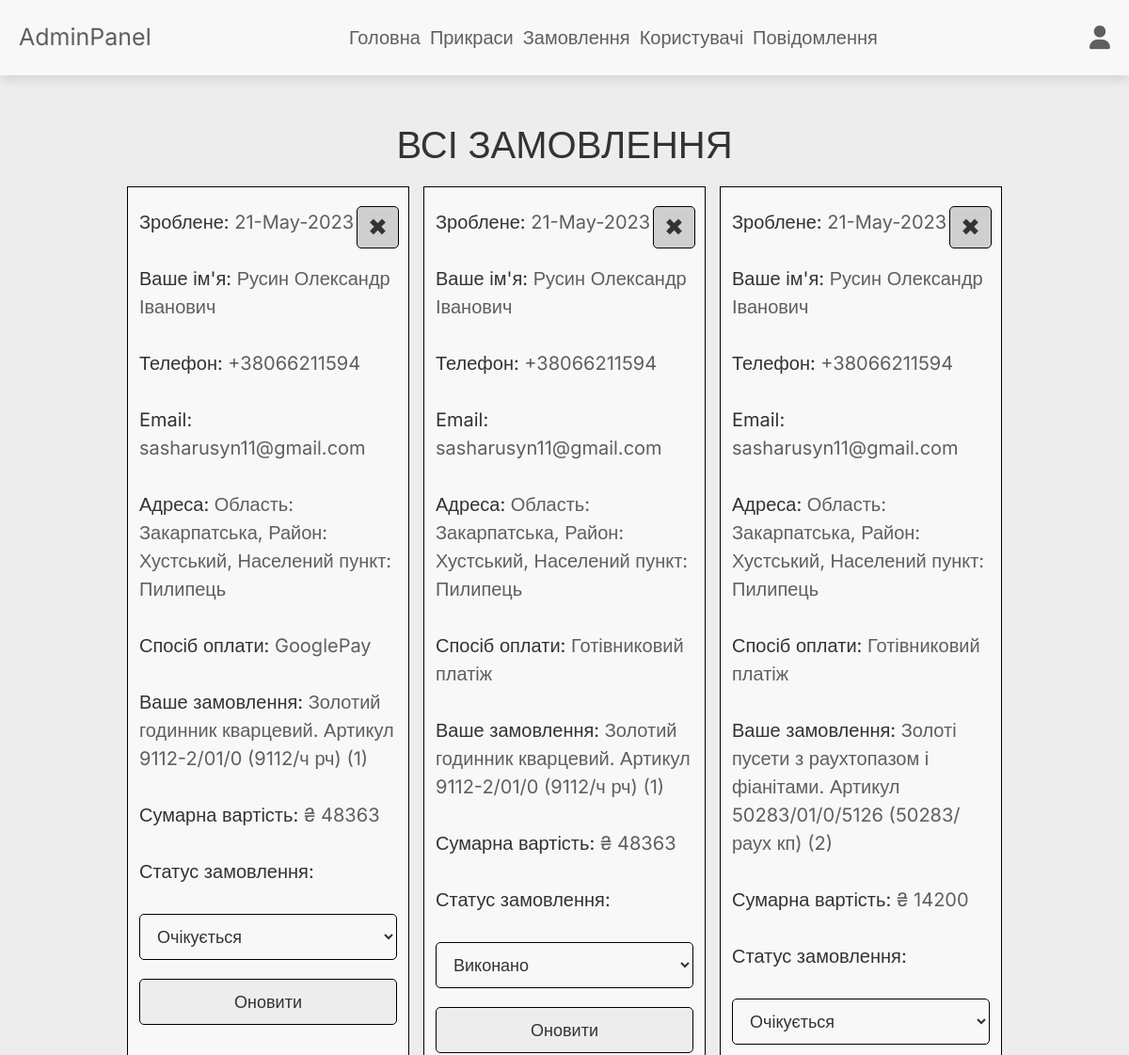
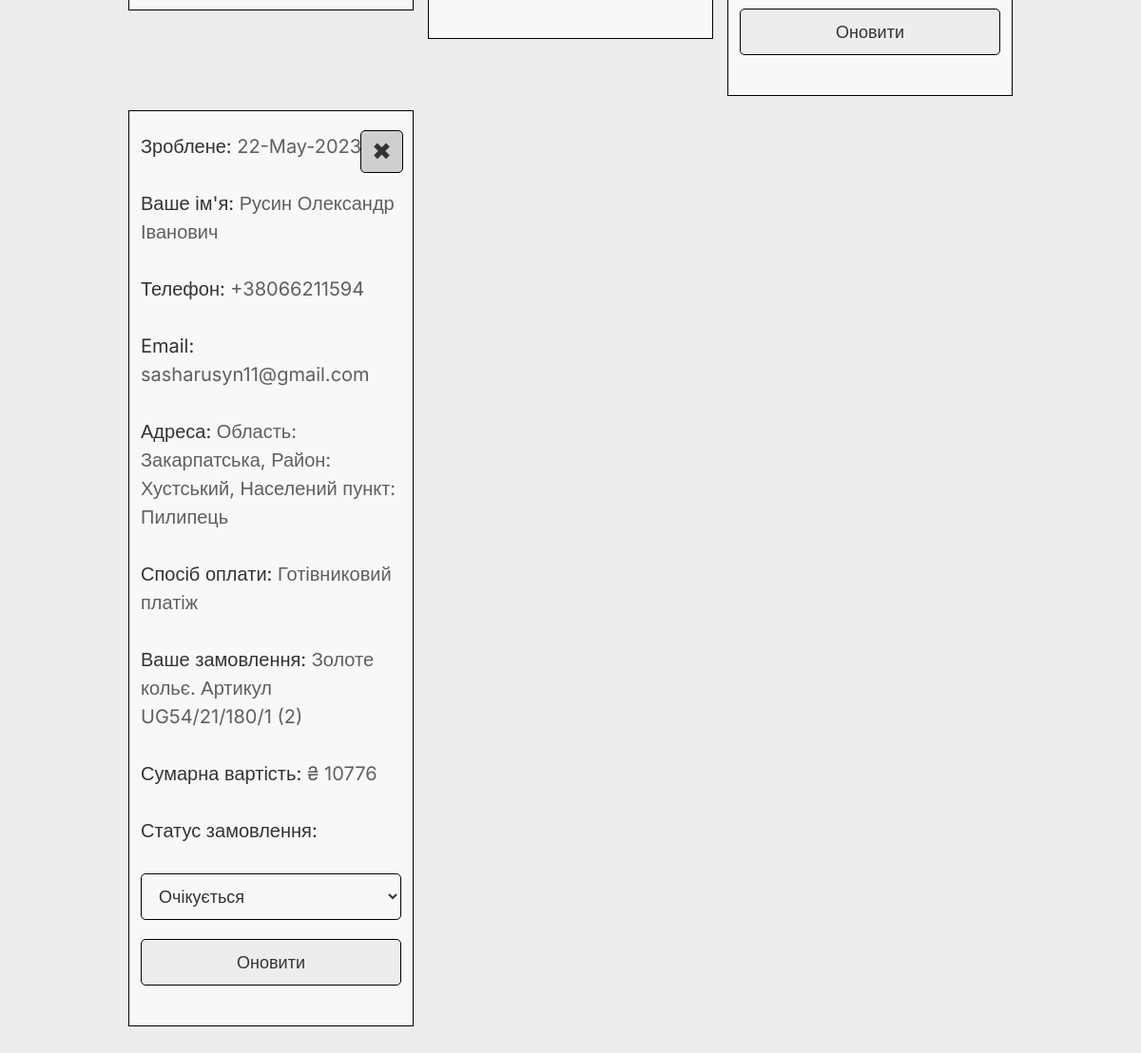
The page /admin_orders.php (signed in) on the database its author committed (2 pictures, top to bottom).
### tables this page shows
CREATE TABLE `orders` (
  `id` int(100) NOT NULL,
  `user_id` int(100) NOT NULL,
  `name` varchar(100) NOT NULL,
  `number` varchar(12) NOT NULL,
  `email` varchar(100) NOT NULL,
  `method` varchar(50) NOT NULL,
  `address` varchar(500) NOT NULL,
  `total_products` varchar(1000) NOT NULL,
  `total_price` int(100) NOT NULL,
  `placed_on` varchar(50) NOT NULL,
  `payment_status` varchar(20) NOT NULL DEFAULT 'Очікується'
);

### admin_orders.php (the view, shortened to what this page needs)
<?php
include 'config.php';
?>
<!DOCTYPE html>
<html lang="en">
<head>
    <link rel="stylesheet" href="https://cdnjs.cloudflare.com/ajax/libs/font-awesome/6.0.0/css/all.min.css">
    <link rel="stylesheet" href="css/bootstrap.css">
    <link rel="stylesheet" href="css/admin_page.css">
</head>
<body>
    <?php include 'admin_header.php' ?>
    <section class="orders">
        <h1 class="title">Всі замовлення</h1>
        <div class="box-container">
            <?php
            $your_orders = mysqli_query($conn, "SELECT * FROM `orders`") or die('query failed');
            if (mysqli_num_rows($your_orders) > 0) {
                while ($order = mysqli_fetch_assoc($your_orders)) {
                    ?>
                    <div class="order">
                        <p>Зроблене: <span>
                                <?php echo $order['placed_on'] ?>
                            </span></p>
                        <p>Ваше ім'я: <span>
                                <?php echo $order['name'] ?>
                            </span></p>
                        <p>Телефон: <span>
                                <?php echo $order['number'] ?>
                            </span></p>
                        <p>Email: <span>
                                <?php echo $order['email'] ?>
                            </span></p>
                        <p>Адреса: <span>
                                <?php echo $order['address'] ?>
                            </span></p>
                        <p>Спосіб оплати: <span>
                                <?php echo $order['method'] ?>
                            </span></p>
                        <p>Ваше замовлення: <span>
                                <?php echo $order['total_products'] ?>
                            </span></p>
                        <p>Сумарна вартість: <span>&#8372;
                                <?php echo $order['total_price'] ?>
                            </span></p>
                        <p>Статус замовлення: <span>
                                <form action="" method="post">
                                    <select class="search-name" name="update_payment_status" required>
                                        <option value="" selected disabled>
                                            <?php echo $order['payment_status']; ?>
                                        </option>
                                    </select>
                                    <input type="submit" value="Оновити" name="submit_update" class="about-btn">
                                    <a href="admin_products.php?delete=<?php echo $order['id']; ?>" class="delete-btn once"
                                        onclick="return confirm('Видалити це замовлення?');">&#10006;</a>
                                </form>
                            </span></p>
                    </div>
                <?php }
            } else { ?>
                <div class="empty">Наразі у нас немає замовлень :(</div>
            <?php } ?>
        </div>
    </section>
</body>

### css/admin_page.css (style rules this page uses)
* { font-family: Inter, sans-serif; margin: 0; padding: 0; box-sizing: border-box; outline: none; border: none; text-decoration: none; transition: all .2s linear; }
:root { --primary: #f8f8f8; --secondary: #ededed; --accent: #cfcfcf; --dark: #5f5f5f; --white: #fff; --black: #333; --blue: #2986cc; --border: .1rem solid black; --box-shadow: 0 .5rem 1rem rgba(0, 0, 0, .1); }
html { font-size: 62.5%; overflow-x: hidden; }
body { background-color: var(--secondary); }
section { padding: 3rem 2rem; }
.title { text-align: center; margin: 2rem 0; text-transform: uppercase; color: var(--black); font-size: 4rem; }
.btn, .delete-btn, .about-btn, .option-btn { display: inline-block; margin-top: 1rem; padding: 1rem 3rem; cursor: pointer; font-size: 1.8rem; border-radius: 0.5rem; }
.delete-btn { background-color: var(--accent); color: var(--black); border: var(--border); }
.about-btn { background-color: var(--secondary); color: var(--black); border: var(--border); }
.orders .box-container { max-width: 1200px; margin: 0 auto; display: grid; grid-template-columns: repeat(auto-fit, 30rem); align-items: flex-start; gap: 1.5rem; justify-content: center; }
.orders .box-container .order { padding: 1.2rem; border: var(--border); position: relative; background-color: var(--primary); }
.orders .box-container .order p { padding: 1rem 0; font-size: 2rem; color: var(--black); }
.orders .box-container .order span { color: var(--dark); }
.orders .box-container .order select { margin: 1rem 0; padding: 1.2rem 1.4rem; border: var(--border); border-radius: .5rem; background-color: var(--light-bg); font-size: 1.8rem; color: var(--black); width: 100%; }
.orders .box-container .order input { width: 100%; }
.orders .box-container .order .delete-btn.once { position: absolute; right: 1rem; top: 1rem; width: 4.5rem; height: 4.5rem; display: flex; justify-content: center; align-items: center; border-radius: 0.5rem; padding: 0.5rem; font-size: 2.5rem; color: var(--black); background-color: var(--accent); }

### rows shown on the page
orders: placed_on "21-May-2023", name "Русин Олександр Іванович", number "+38066211594", email "sasharusyn11@gmail.com", address "Область: Закарпатська, Район: Хустський, Населений пункт: Пилипець", method "GooglePay", total_products "Золотий годинник кварцевий. Артикул 9112-2/01/0 (9112/ч рч) (1)", total_price "48363", update_payment_status "Очікується"
orders: placed_on "21-May-2023", name "Русин Олександр Іванович", number "+38066211594", email "sasharusyn11@gmail.com", address "Область: Закарпатська, Район: Хустський, Населений пункт: Пилипець", method "Готівниковий платіж", total_products "Золотий годинник кварцевий. Артикул 9112-2/01/0 (9112/ч рч) (1)", total_price "48363", update_payment_status "Виконано"
orders: placed_on "21-May-2023", name "Русин Олександр Іванович", number "+38066211594", email "sasharusyn11@gmail.com", address "Область: Закарпатська, Район: Хустський, Населений пункт: Пилипець", method "Готівниковий платіж", total_products "Золоті пусети з раухтопазом і фіанітами. Артикул 50283/01/0/5126 (50283/раух кп) (2)", total_price "14200", update_payment_status "Очікується"
orders: placed_on "22-May-2023", name "Русин Олександр Іванович", number "+38066211594", email "sasharusyn11@gmail.com", address "Область: Закарпатська, Район: Хустський, Населений пункт: Пилипець", method "Готівниковий платіж", total_products "Золоте кольє. Артикул UG54/21/180/1 (2)", total_price "10776", update_payment_status "Очікується"
